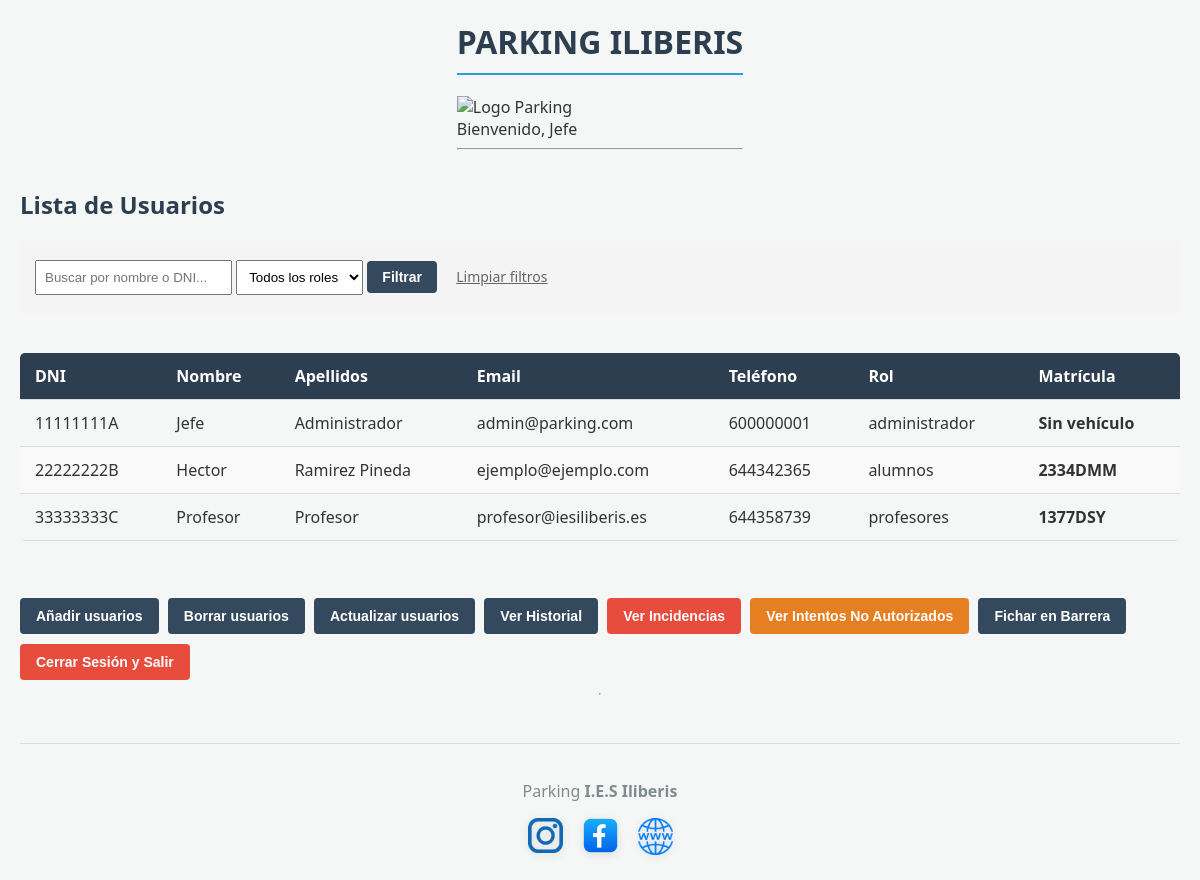
Screenshot of /aplicacion-web/admin/index.php (signed in) with the database file from the repository.
### tables this page shows
CREATE TABLE `usuarios` (
  `dni` varchar(9) NOT NULL,
  `nombre` varchar(50) NOT NULL,
  `apellidos` varchar(100) NOT NULL,
  `email` varchar(100) NOT NULL,
  `telefono` varchar(15) DEFAULT NULL,
  `password` varchar(255) DEFAULT NULL,
  `id_rol` int(11) DEFAULT NULL
);

CREATE TABLE `roles` (
  `id_rol` int(11) NOT NULL,
  `nombre_rol` varchar(50) NOT NULL
);

CREATE TABLE `vehiculos` (
  `matricula` varchar(10) NOT NULL,
  `marca_modelo` varchar(50) DEFAULT NULL,
  `dni_usuario` varchar(9) DEFAULT NULL
);

### aplicacion-web/admin/index.php (the view, shortened to what this page needs)
<?php include("../header2.php"); ?>
<?php include("../conexion.php"); ?>
<h2>Lista de Usuarios</h2>
<form method="GET" style="margin-bottom: 20px; background: #f4f4f4; padding: 15px; border-radius: 5px;">
    <input type="text" name="buscar" placeholder="Buscar por nombre o DNI..." value="<?php echo isset($_GET['buscar']) ? $_GET['buscar'] : ''; ?>" style="padding: 8px;">
    <select name="rol" style="padding: 8px;">
        <option value="">Todos los roles</option>
    </select>
    <button type="submit" style="background-color: #34495e; color: white; padding: 8px 15px; border: none; cursor: pointer;">Filtrar</button>
    <a href="index.php" style="margin-left: 10px; font-size: 14px; color: #666;">Limpiar filtros</a>
</form>
<?php
$sql = "SELECT u.dni, u.nombre, u.apellidos, u.email, u.telefono, r.nombre_rol, v.matricula
        FROM usuarios u
        INNER JOIN roles r ON u.id_rol = r.id_rol
        LEFT JOIN vehiculos v ON u.dni = v.dni_usuario
        WHERE 1=1";
$resultado = mysqli_query($conexion, $sql);
if (mysqli_num_rows($resultado) > 0) {
    echo "<div class='tabla-responsive'>
            <table>
                <thead>
                    <tr>
                        <th>DNI</th>
                        <th>Nombre</th>
                        <th>Apellidos</th>
                        <th>Email</th>
                        <th>Teléfono</th>
                        <th>Rol</th>
                        <th>Matrícula</th>
                    </tr>
                </thead>
                <tbody>";
    while ($registro = mysqli_fetch_row($resultado)) {
        $matricula = $registro[6] ? $registro[6] : "Sin vehículo";
        echo "<tr>
                <td>$registro[0]</td>
                <td>$registro[1]</td>
                <td>$registro[2]</td>
                <td>$registro[3]</td>
                <td>$registro[4]</td>
                <td>$registro[5]</td>
                <td><strong>$matricula</strong></td>
              </tr>";
    }
    echo "</tbody></table></div><br>";
} else {
    echo "No hay registros que coincidan con la búsqueda.";
}
?>
<div class="botones-accion">
    <a href="formulario_usuario.php"><button style=" background-color: #34495e;">Añadir usuarios</button></a>
    <a href="borrar_usuario.php"><button style=" background-color: #34495e;">Borrar usuarios</button></a>
    <a href="actualizar_usuario.php"><button style=" background-color: #34495e;">Actualizar usuarios</button></a>
    <a href="historial_accesos.php"><button style=" background-color: #34495e;">Ver Historial</button></a>
    <a href="ver_incidencias.php"><button class="btn-admin-incidencias">Ver Incidencias</button></a>
    <a href="ver_intentos.php"><button style="background-color: #e67e22; color: white;">Ver Intentos No Autorizados</button></a>
    <a href="control_barrera.php"><button style=" background-color: #34495e;">Fichar en Barrera</button></a>
    <a href="../logout.php"><button>Cerrar Sesión y Salir</button></a>
</div>
<?php include("../footer2.php"); ?>

### aplicacion-web/css/parking.css (style rules this page uses)
:root { --color-principal: #2c3e50; --color-secundario: #3498db; --color-fondo: #f4f7f6; --color-texto: #333333; --color-borde: #dddddd; --color-peligro: #e74c3c; }
* { box-sizing: border-box; }
body { font-family: 'Segoe UI', Tahoma, Geneva, Verdana, sans-serif; background-color: var(--color-fondo); color: var(--color-texto); margin: 0; padding: 20px; display: flex; flex-direction: column; align-items: center; }
h2 { color: var(--color-principal); margin-top: 30px; }
.tabla-responsive { width: 100%; overflow-x: auto; -webkit-overflow-scrolling: touch; }
table { width: 100%; border-collapse: collapse; margin-top: 20px; margin-bottom: 30px; border-radius: 5px; overflow: hidden; }
th, td { padding: 12px 15px; text-align: left; border-bottom: 1px solid var(--color-borde); }
th { background-color: var(--color-principal); color: white; font-weight: bold; }
tr:nth-child(even) { background-color: #f9f9f9; }
button, input[type="submit"], input[type="button"], .btn { background-color: var(--color-secundario); color: white; border: none; padding: 10px 16px; margin: 5px 5px 5px 0; border-radius: 4px; cursor: pointer; font-size: 14px; font-weight: bold; transition: background-color 0.3s ease; }
button:last-child, input[value*="Salir"] { background-color: var(--color-peligro); }

### rows the page displays
usuarios: dni "11111111A", nombre "Jefe", apellidos "Administrador", email "admin@parking.com", telefono "600000001", id_rol.nombre_rol "administrador", matricula "Sin vehículo"
usuarios: dni "22222222B", nombre "Hector", apellidos "Ramirez Pineda", email "ejemplo@ejemplo.com", telefono "644342365", id_rol.nombre_rol "alumnos", vehiculos.matricula "2334DMM"
usuarios: dni "33333333C", nombre "Profesor", apellidos "Profesor", email "profesor@iesiliberis.es", telefono "644358739", id_rol.nombre_rol "profesores", vehiculos.matricula "1377DSY"

### other values shown
$_SESSION['username'] "Jefe"
